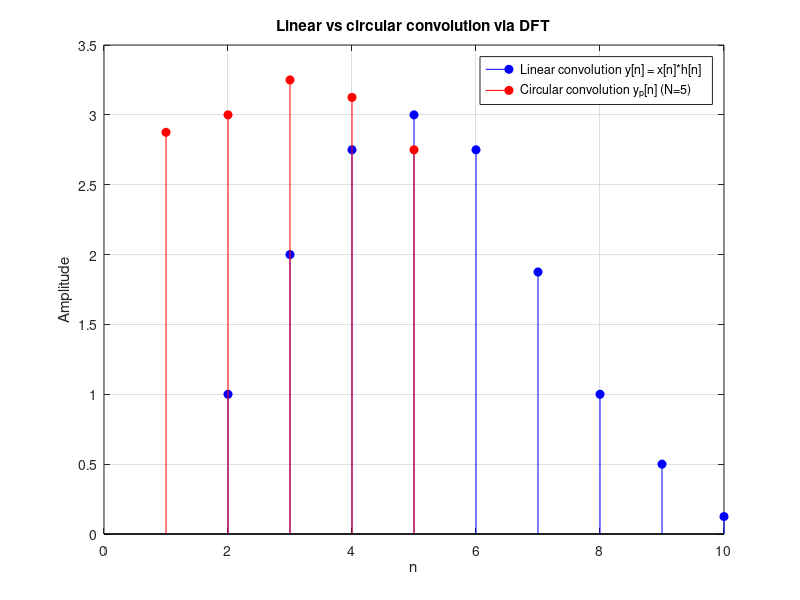

This chart was generated by the following MATLAB code:
% Assignment 5: circular & linear convolution via DFT (assignment indexing)

clear; close all; clc;

% Given signals (n = 1..5 in the assignment)
x = [1 1 1 0.5 0.5];          % x[1..5]
h = [1 1 0.75 0.75 0.25];     % h[1..5]

% ---------- (b) Circular convolution via 5-point DFT ----------
Ncirc = 5;                    % length of circular conv and DFT

% 5-point DFTs
X = fft(x, Ncirc);
H = fft(h, Ncirc);

% Multiply in frequency domain
Ycirc = X .* H;

% Inverse DFT => length-5 circular convolution
y_circ = ifft(Ycirc, Ncirc);  % y_p[n], n=1..5 in assignment

n_circ = 1:Ncirc;             % assignment uses n=1..5
% ---------- (c) Linear convolution via DFT (zero-padding) ----------
Nx = length(x);
Nh = length(h);
M  = Nx + Nh - 1;             % 9

% Zero-pad to length M
xzp = [x, zeros(1, M - Nx)];  % length 9
hzp = [h, zeros(1, M - Nh)];  % length 9

% M-point DFTs
Xz = fft(xzp, M);
Hz = fft(hzp, M);

% Multiply in frequency domain
Ylin = Xz .* Hz;

% Inverse DFT => length-9 linear convolution
y_lin = ifft(Ylin, M);        % y[n], n=2..10 in assignment

n_lin = 2:10;                 % y_lin(1)=y[2], ..., y_lin(9)=y[10]
% ---------- Plot both via DFT ----------
figure;
stem(n_lin, real(y_lin), 'b', 'filled'); hold on;
stem(n_circ, real(y_circ), 'r', 'filled');

xlabel('n');
ylabel('Amplitude');
title('Linear vs circular convolution via DFT');
legend('Linear convolution y[n] = x[n]*h[n]', ...
       'Circular convolution y_p[n] (N=5)', ...
       'Location', 'best');
grid on;
